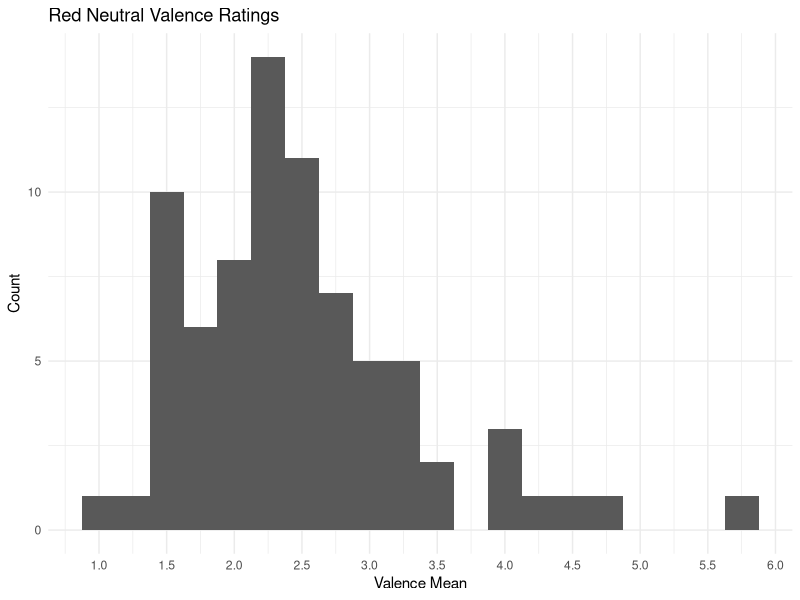

Write the R code that produced this figure.
## ---- chunk 1
library(foreign)
library(dplyr)
library(tidyverse)

color_data_pr = read.csv("color_data_pr.csv")
## ---- chunk 2
color_data_pr %>% filter(color=='red', pic=='neu')  %>%
  ggplot(aes(x=Pic_valence_MEAN)) + 
  geom_histogram(binwidth = .25) + 
  scale_x_continuous(breaks=seq(0,6,.5)) +
  labs(title = 'Red Neutral Valence Ratings', x= 'Valence Mean', y= 'Count') + 
  theme_minimal()
